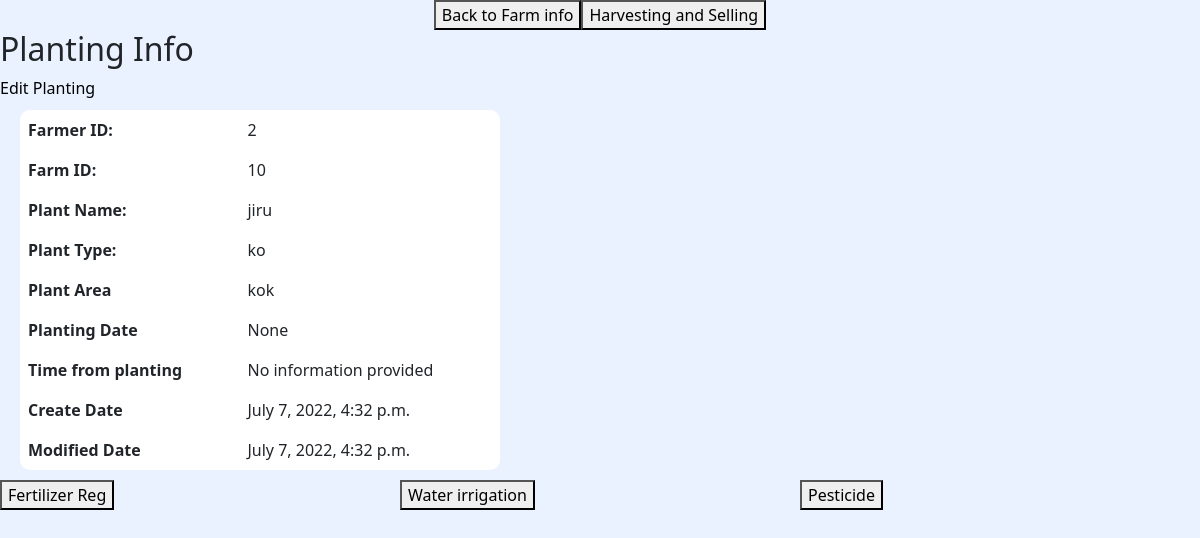
Page /planting/planting_id=4 (signed in) on the earlier database version.
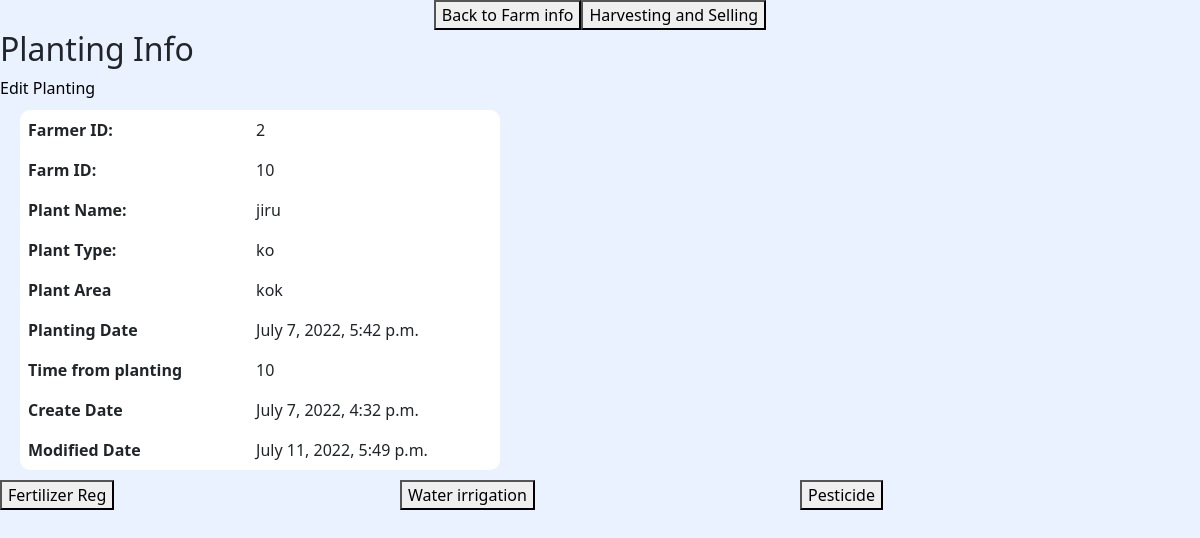
Same page on the later database version.
### adminaccess/models.py (models this page shows)
class Planting(models.Model):
    farmer_id = models.IntegerField()
    farm_id = models.IntegerField()
    planting_time = models.DateTimeField(max_length=50, blank=True, null=True)
    plant = models.CharField(max_length=50,blank=True, null=True)
    plant_type = models.CharField(max_length=50,blank=True, null=True)
    planting_area = models.CharField(max_length=50,blank=True, null=True)
    create_date = models.DateTimeField(auto_now_add=True,blank=True, null=True)
    modified_date = models.DateTimeField(auto_now=True,blank=True, null=True)

### adminaccess/views.py (the view)
# urls.py: path('planting/planting_id=<int:planting_id>', views.planting, name="planting"),
def planting(request,planting_id):
    farm_id = request.session['farm_id']
    farmer_id = request.session['farmer_id']
    planting_history = Planting.objects.filter(id=planting_id).values()[0]
    fertilizer = Fertilizer.objects.filter(planting_id=planting_id).values()
    water_irrigation = Water_irrigation.objects.filter(planting_id=planting_id).values()
    pesticide = Pesticide.objects.filter(planting_id=planting_id).values()
    date_now=datetime.now().date()
    if planting_history['planting_time'] != None:
        time_from_planting = (date_now-planting_history['planting_time'].date()).days
    else:
        time_from_planting = "No information provided"
    planting_history['time_from_planting'] = time_from_planting
    for fer in fertilizer:
       if fer['fertilizer_date'] != None:
           time_from_fertilizer = (date_now-fer['fertilizer_date'].date()).days
       else:
           time_from_fertilizer = "No information provided"
       fer['time_from_fertilizer'] = time_from_fertilizer
    for water in water_irrigation:
       if water['water_irrigation_date'] != None:
           time_from_water_irrigation = (date_now-water['water_irrigation_date'].date()).days
       else:
           time_from_water_irrigation = "No information provided"
       water['time_from_water_irrigation'] = time_from_water_irrigation
    for pes in pesticide:
       if pes['pesticide_date'] != None:
           time_from_prestiside = (date_now-pes['pesticide_date'].date()).days
       else:
           time_from_prestiside = "No information provided"
       pes['time_from_prestiside'] = time_from_prestiside
    data = {
        'farm_id':farm_id,
        'planting_id': planting_id,
        'planting_history': planting_history,
        'fertilizer': fertilizer,
        'water_irrigation': water_irrigation,
        'pesticide': pesticide
    }
    request.session['farmer_id'] = farmer_id
    request.session['farm_id'] = farm_id
    request.session['planting_id'] = planting_id
    return render(request,'forms/planting.html',data)

### templates/forms/planting.html (shortened to what this page needs)
<!DOCTYPE html>
<html lang="en">
<head>
    {% load static %}
    <link href="https://cdn.jsdelivr.net/npm/bootstrap@5.1.3/dist/css/bootstrap.min.css" rel="stylesheet">
    <link rel="stylesheet" href="{% static 'createuser.css' %}">
</head>
<body>
<div class="d-flex justify-content-center align-items-center">
    <button><a href="{% url 'farm_info' farm_id=farm_id%}">Back to Farm info</a></button>
    <button><a href="{% url 'harvesting_and_crop_selling' %}">Harvesting and Selling</a></button>
</div>
    <h2>Planting Info</h2>
    <table class="table table-borderless table-width-40 farmer_detail">
      <a href="/plant_edit/plant_id={{planting_history.id}}">Edit Planting</a>
        <tbody>
        <tr>
            <th scope="row">Farmer ID:</th>
            <td>{{planting_history.farmer_id}}</td>
          </tr>
        <tr>
            <th scope="row">Farm ID:</th>
            <td>{{planting_history.farm_id}}</td>
          </tr>
          <tr>
            <th scope="row">Plant Name:</th>
            <td>{{planting_history.plant}}</td>
          </tr>
          <tr>
            <th scope="row">Plant Type:</th>
            <td>{{planting_history.plant_type}}</td>
          </tr>
          <tr>
            <th scope="row">Plant Area</th>
            <td>{{planting_history.planting_area}}</td>
          </tr>
        <tr>
            <th scope="row">Planting Date</th>
            <td>{{planting_history.planting_time}}</td>
          </tr>
        <tr>
            <th scope="row">Time from planting</th>
            <td>{{planting_history.time_from_planting}}</td>
          </tr>
          <tr>
            <th scope="row">Create Date</th>
            <td>{{planting_history.create_date}}</td>
          </tr>
          <tr>
            <th scope="row">Modified Date</th>
            <td>{{planting_history.modified_date}}</td>
          </tr>
        </tbody>
      </table>
<div class="col-md-12 d-flex">
    <div class="col-md-4">
        <button><a href="{% url 'fertilizer_reg' %}">Fertilizer Reg</a></button>
    </div>
    <div class="col-md-4">
        <button><a href="{% url 'water_irrigation_reg' %}">Water irrigation</a></button>
    </div>
    <div class="col-md-4">
        <button><a href="{% url 'pesticide_reg' %}">Pesticide</a></button>
    </div>
</div>
</body>
</html>

Differences in the rows shown:
changed Planting "jiru": planting_time "None" → "July 7, 2022, 5:42 p.m."; modified_date "July 7, 2022, 4:32 p.m." → "July 11, 2022, 5:49 p.m."
Other differences:
{{ planting_history.time_from_planting }}: "No information provided" → "10"
